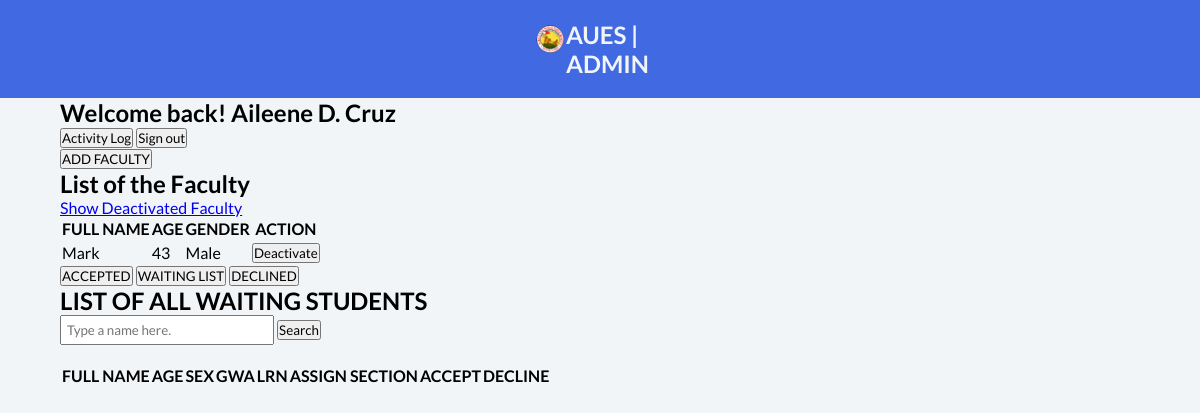
The app's page /admin (signed in) with its own data.
### tables this page shows
CREATE TABLE `user_info` (
  `id` int(11) NOT NULL,
  `fullname` text DEFAULT NULL,
  `age` int(11) DEFAULT NULL,
  `sex` text DEFAULT NULL,
  `contact` text DEFAULT NULL,
  `lrn` bigint(11) DEFAULT NULL,
  `mname` text DEFAULT NULL,
  `mcontact` bigint(15) DEFAULT NULL,
  `fname` text DEFAULT NULL,
  `fcontact` bigint(15) DEFAULT NULL,
  `gwa` int(11) DEFAULT NULL,
  `birthcert_id` bigint(15) DEFAULT NULL,
  `email` text DEFAULT NULL,
  `fb` text DEFAULT NULL,
  `strand` text DEFAULT NULL,
  `section` text DEFAULT NULL,
  `status_enroll` int(11) NOT NULL DEFAULT 1,
  `utype` int(11) NOT NULL DEFAULT 0,
  `birthday` date DEFAULT NULL,
  `birthplace` text DEFAULT NULL,
  `religion` text DEFAULT NULL,
  `mother_tongue` text DEFAULT NULL,
  `home_address` text DEFAULT NULL,
  `malumni` text NOT NULL,
  `falumni` text NOT NULL,
  `last_school` text DEFAULT NULL,
  `school_type` text DEFAULT NULL,
  `listahan_benef` text DEFAULT NULL,
  `four_p` text DEFAULT NULL
);

### php/user_init.php (called while the page is built, shortened)
<?php
    class user {
        public function __construct() {
            $con = connect();
            $sql = "SELECT * FROM user_info
            INNER JOIN user_account
            ON user_account.id = user_info.id
            WHERE user_account.id = ?";
            $stmt = $con->prepare($sql);
            $stmt->bind_param('i', $_SESSION['id']);
            $stmt->execute();
            $result = $stmt->get_result();
            $row = $result->fetch_assoc();
        }
        private function setName($name) {
            $this->name = $name;
        }
        public function getName() {
            return $this->name;
        }
    }
?>

### admin/index.php (the view, shortened to what this page needs)
<?php
    include '../php/user_init.php';
    $user = new user;
    function populateFacTab() {
        $con = connect();
        $facman = "SELECT user_account.id, fullname, age, sex FROM user_info
        INNER JOIN user_account
        ON user_account.id = user_info.id
        WHERE utype = 1 AND status = 1";
        $stmt = $con->prepare($facman);
        $stmt->execute();
        $stmt->store_result();
        $stmt->bind_result($id, $name, $age, $sex);
        while ($row = $stmt->fetch()) {
            ?>
            <form action="" method="post">
            <tr>
                <td><?php echo $name ?></td>
                <td><?php echo $age ?></td>
                <td><?php echo $sex ?></td>
                <?php
                    if ($id != $_SESSION['id']) {
                        ?>
                        <td><input type="submit" name="deacfac" value="Deactivate"></td>
                        <?php
                    }
                ?>
            </tr>
            </form>
            <?php
        }
    }
            ?>
                    <?php
    function getListType() {
        if (!isset($_GET['list'])) {
            return waitinglist;
        } else if (isset($_GET['list']) && $_GET['list'] == 'w') {
            return waitinglist;
        } else if (isset($_GET['list']) && $_GET['list'] == 'e') {
            return enrolled;
        } else if (isset($_GET['list']) && $_GET['list'] == 'd') {
            return declined;
        } else {
            header("location: " . $_SERVER['PHP_SELF']);
        }
    }
?>
<!DOCTYPE html>
<html lang="en">
<head>
    <link rel="stylesheet" href="../css/query.css">
    <link rel="stylesheet" href="css/index.css">
    <link rel="stylesheet" href="../css/fontawesome/css/all.min.css">
</head>
<body>
    <nav>
        <div class="container">
            <div class="nav-wrapper">
                <div class="aues-title">
                    <div class="au-logo">
                        <img src="../assets/AULOGO.png">
                    </div>
                    <h1>AUES | ADMIN</h1>
                </div>
            </div>
        </div>
    </nav>
    <section id="welcomer">
        <div class="container">
            <div class="welcomer-wrapper">
                <div class="texter">
                    <form action="" method="post">
                        <h1>Welcome back! <?php echo $user->getName(); ?></h1>
                        <div>
                        <input type="submit" name="log" value="Activity Log">
                        <input type="submit" name="out" value="Sign out">
                        </div>
                    </form>
                </div>
            </div>
        </div>
    </section>
    <section id="facultymanagement">
        <div class="container">
            <div class="facultymanagement-wrapper">
                <form id="facbut" action="" method="post">
                    <input type="submit" name="facman" value="ADD FACULTY">
                </form>
                <form id="list" action="" method="post">
                    <div id="listtopper">
                            <?php
                                if (!isset($_GET['showdeactivated'])) {
                                    ?>
                                    <h1>List of the Faculty</h1>
                                    <a type="submit" href="?showdeactivated">Show Deactivated Faculty</a>
                                    <?php
                                } else {
                                    ?>
                                    <h1>List of the <span style="color: #ee6f57;"> Deactivated </span> Faculty</h1>
                                    <a type="submit" href="../admin">Show Faculty</a>
                                    <?php
                                }
                            ?>
                    </div>
                    <table>
                        <tr>
                            <th>FULL NAME</th>
                            <th>AGE</th>
                            <th>GENDER</th>
                            <th>ACTION</th>
                        </tr>
                        <tr>
                            <?php
                            if (!isset($_GET['showdeactivated'])) {
                                populateFacTab();
                            }
                            ?>
                        </tr>
                    </table>
                </form>
            </div>
        </div>
    </section>
    <section id="selectors">
        <div class="container">
            <div class="selectors-wrapper">
                <form action="" method="post">
                    <button name="enrolled">ACCEPTED</button>
                    <button name="waitinglist">WAITING LIST</button>
                    <button name="declined">DECLINED</button>
                </form>
            </div>
        </div>
    </section>
    <section id="infoer">
        <div class="container">
            <div class="infoer-wrapper">
                <h1 class="titler">
                    <?php
                    if (getListType() == noprocess) {
                        echo "LIST OF ALL STUDENTS WHO ARE NOT DONE YET";
                    } else if (getListType() == waitinglist) {
                        echo "LIST OF ALL WAITING STUDENTS";
                    } else if (getListType() == enrolled) {
                        echo "LIST OF ALL ACCEPTED STUDENTS";
                    } else if (getListType() == declined) {
                        echo "LIST OF ALL DECLINED STUDENTS";
                    }
                    ?>
                </h1>
                <form id="sorter" method="post">
                    <input type="text" style="padding: 5px; width: 200px" name="searchString" placeholder="Type a name here.">
                    <button name="search"> Search </button>
                </form>
                <br>
                <table>
                    <tr>
                        <th>FULL NAME</th>
                        <th>AGE</th>
                        <th>SEX</th>
                        <th>GWA</th>
                        <th>LRN</th>
                        <?php
                        if (getListType() == waitinglist) {
                            ?>
                            <th>ASSIGN SECTION</th>
                            <th>ACCEPT</th>
                            <th>DECLINE</th>
                            <?php
                        } else {
                            ?>
                            <th>CONTACT</th>
                            <th>STRAND</th>
                            <th>SECTION</th>
                            <?php
                        }
                        ?>
                    </tr>
                </table>
            </div>
        </div>
    </section>
</body>
</html>

### css/query.css (style rules this page uses)
.container { width: 90%; margin: auto; }
@media only screen and (min-width: 768px) { .container { margin: auto; max-width: 1300px; } }

### css/index.css (style rules this page uses)
* { padding: 0; margin: 0; font-family: 'Lato', sans-serif; -webkit-transition: 0.3s cubic-bezier(0.175, 0.885, 0.32, 1.275); transition: 0.3s cubic-bezier(0.175, 0.885, 0.32, 1.275); scroll-behavior: smooth; }
button { cursor: pointer; }
body { background-color: #F1F5F8; }
nav { background-color: royalblue; }
nav .container .nav-wrapper { display: inline; padding: 20px 0 20px 0; }
nav .container .nav-wrapper .aues-title { padding-top: 20px; display: -webkit-box; display: -ms-flexbox; display: flex; margin: auto; -webkit-box-pack: justify; -ms-flex-pack: justify; justify-content: space-between; -webkit-box-align: center; -ms-flex-align: center; align-items: center; width: 130px; }
nav .container .nav-wrapper .aues-title .au-logo { width: 50px; height: 50px; border-radius: 50%; overflow: hidden; }
nav .container .nav-wrapper .aues-title .au-logo img { width: 100%; }
nav .container .nav-wrapper .aues-title h1 { color: #F1F5F8; }
@media screen and (min-width: 768px) { nav { background-color: royalblue; } }
@media screen and (min-width: 768px) { nav .container .nav-wrapper { display: -webkit-box; display: -ms-flexbox; display: flex; -ms-flex-pack: distribute; justify-content: space-around; -webkit-box-align: center; -ms-flex-align: center; align-items: center; padding: 20px 0 20px 0; } }
@media screen and (min-width: 768px) { nav .container .nav-wrapper .aues-title { padding: 0; margin: 0; } }

### records on screen
user_info: fullname "Aileene D. Cruz"
user_info: fullname "Mark", age "43", sex "Male"
